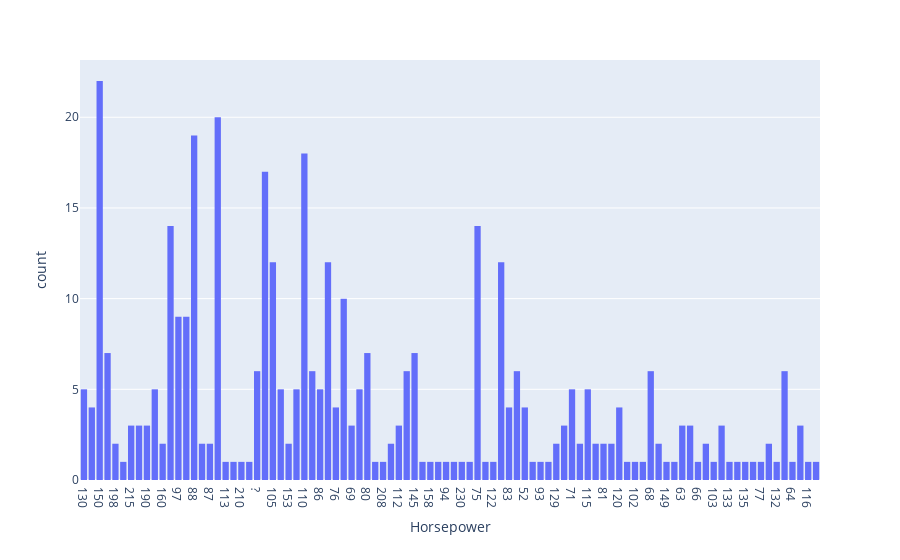

Source (notebook cell):
### Code cell
fig = px.histogram(df, x='Horsepower')
fig

### Figure 1 — Plotly figure (JSON) as saved in the notebook; plotly's stock layout.template omitted (floating-point values rounded to 4 significant figures; data arrays with more than 128 entries replaced by an {"elided": "..."} marker saying what was removed)
{"data": [{"alignmentgroup": "True", "bingroup": "x", "hovertemplate": "Horsepower=%{x}<br>count=%{y}<extra></extra>", "legendgroup": "", "marker": {"color": "#636efa"}, "name": "", "offsetgroup": "", "orientation": "v", "showlegend": false, "type": "histogram", "x": {"elided": "398 str values"}, "xaxis": "x", "yaxis": "y"}], "layout": {"barmode": "relative", "legend": {"tracegroupgap": 0}, "margin": {"t": 60}, "xaxis": {"anchor": "y", "domain": [0, 1], "title": {"text": "Horsepower"}}, "yaxis": {"anchor": "x", "domain": [0, 1], "title": {"text": "count"}}}}
